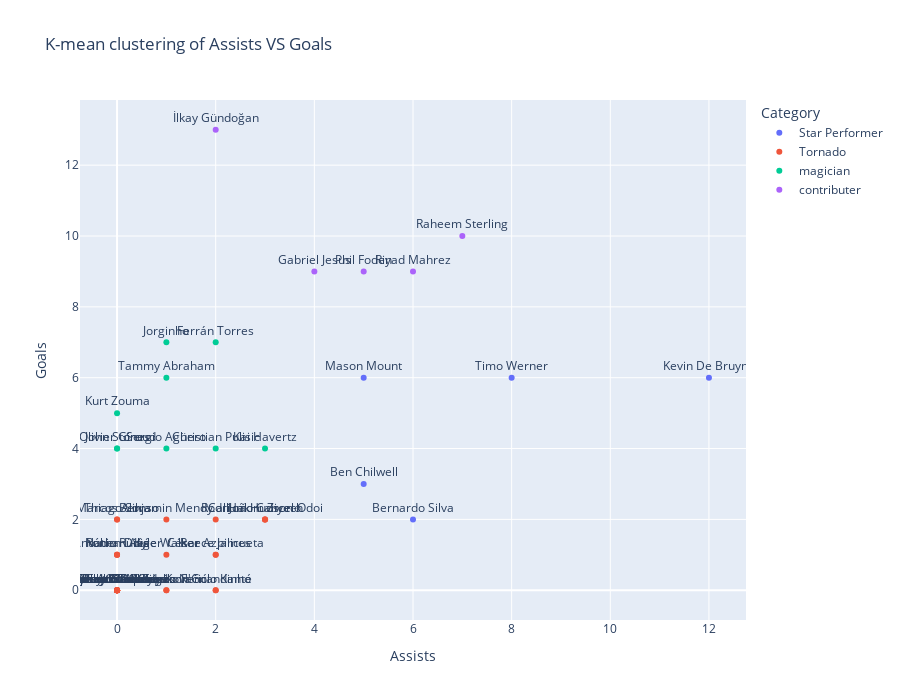

This figure's notebook cell:
### Code cell
import plotly.express as px
fig = px.scatter(class_df,x="Assists",y="Goals",color="Category",text="Name",title="K-mean clustering of Assists VS Goals", width=900, height=700)
fig.update_traces(textposition='top center')
fig.show()

### Figure 1 — Plotly figure (JSON) as saved in the notebook; plotly's stock layout.template omitted (floating-point values rounded to 4 significant figures)
{"data": [{"hovertemplate": "Category=Star Performer<br>Assists=%{x}<br>Goals=%{y}<br>Name=%{text}<extra></extra>", "legendgroup": "Star Performer", "marker": {"color": "#636efa", "symbol": "circle"}, "mode": "markers+text", "name": "Star Performer", "orientation": "v", "showlegend": true, "text": ["Mason Mount", "Timo Werner", "Ben Chilwell", "Bernardo Silva", "Kevin De Bruyne"], "textposition": "top center", "type": "scatter", "x": [5, 8, 5, 6, 12], "xaxis": "x", "y": [6, 6, 3, 2, 6], "yaxis": "y"}, {"hovertemplate": "Category=Tornado<br>Assists=%{x}<br>Goals=%{y}<br>Name=%{text}<extra></extra>", "legendgroup": "Tornado", "marker": {"color": "#EF553B", "symbol": "circle"}, "mode": "markers+text", "name": "Tornado", "orientation": "v", "showlegend": true, "text": ["Edouard Mendy", "Reece James", "César Azpilicueta", "N'Golo Kanté", "Thiago Silva", "Mateo Kovačić", "Antonio Rüdiger", "Andreas Christensen", "Hakim Ziyech", "Marcos Alonso", "Callum Hudson-Odoi", "Kepa Arrizabalaga", "Billy Gilmour", "Willy Caballero", "Ruben Loftus-Cheek", "Emerson Palmieri", "Fikayo Tomori", "Ross Barkley", "Ederson", "Rúben Dias", "Rodri", "João Cancelo", "Kyle Walker", "Oleksandr Zinchenko", "Aymeric Laporte", "Fernandinho", "Benjamin Mendy", "Nathan Aké", "Eric García", "Scott Carson", "Zack Steffen"], "textposition": "top center", "type": "scatter", "x": [0, 2, 2, 2, 0, 1, 0, 0, 3, 0, 3, 0, 0, 0, 0, 0, 0, 0, 1, 0, 2, 3, 1, 0, 0, 2, 1, 0, 0, 0, 0], "xaxis": "x", "y": [0, 1, 1, 0, 2, 0, 1, 0, 2, 2, 2, 0, 0, 0, 0, 0, 0, 0, 0, 1, 2, 2, 1, 0, 0, 0, 2, 1, 0, 0, 0], "yaxis": "y"}, {"hovertemplate": "Category=magician<br>Assists=%{x}<br>Goals=%{y}<br>Name=%{text}<extra></extra>", "legendgroup": "magician", "marker": {"color": "#00cc96", "symbol": "circle"}, "mode": "markers+text", "name": "magician", "orientation": "v", "showlegend": true, "text": ["Jorginho", "Kurt Zouma", "Christian Pulisic", "Kai Havertz", "Tammy Abraham", "Olivier Giroud", "John Stones", "Ferrán Torres", "Sergio Agüero"], "textposition": "top center", "type": "scatter", "x": [1, 0, 2, 3, 1, 0, 0, 2, 1], "xaxis": "x", "y": [7, 5, 4, 4, 6, 4, 4, 7, 4], "yaxis": "y"}, {"hovertemplate": "Category=contributer<br>Assists=%{x}<br>Goals=%{y}<br>Name=%{text}<extra></extra>", "legendgroup": "contributer", "marker": {"color": "#ab63fa", "symbol": "circle"}, "mode": "markers+text", "name": "contributer", "orientation": "v", "showlegend": true, "text": ["Raheem Sterling", "İlkay Gündoğan", "Riyad Mahrez", "Gabriel Jesus", "Phil Foden"], "textposition": "top center", "type": "scatter", "x": [7, 2, 6, 4, 5], "xaxis": "x", "y": [10, 13, 9, 9, 9], "yaxis": "y"}], "layout": {"height": 700, "legend": {"title": {"text": "Category"}, "tracegroupgap": 0}, "title": {"text": "K-mean clustering of Assists VS Goals"}, "width": 900, "xaxis": {"anchor": "y", "autorange": true, "domain": [0, 1], "range": [-0.752, 12.75], "title": {"text": "Assists"}, "type": "linear"}, "yaxis": {"anchor": "x", "autorange": true, "domain": [0, 1], "range": [-0.8398, 13.84], "title": {"text": "Goals"}, "type": "linear"}}}
